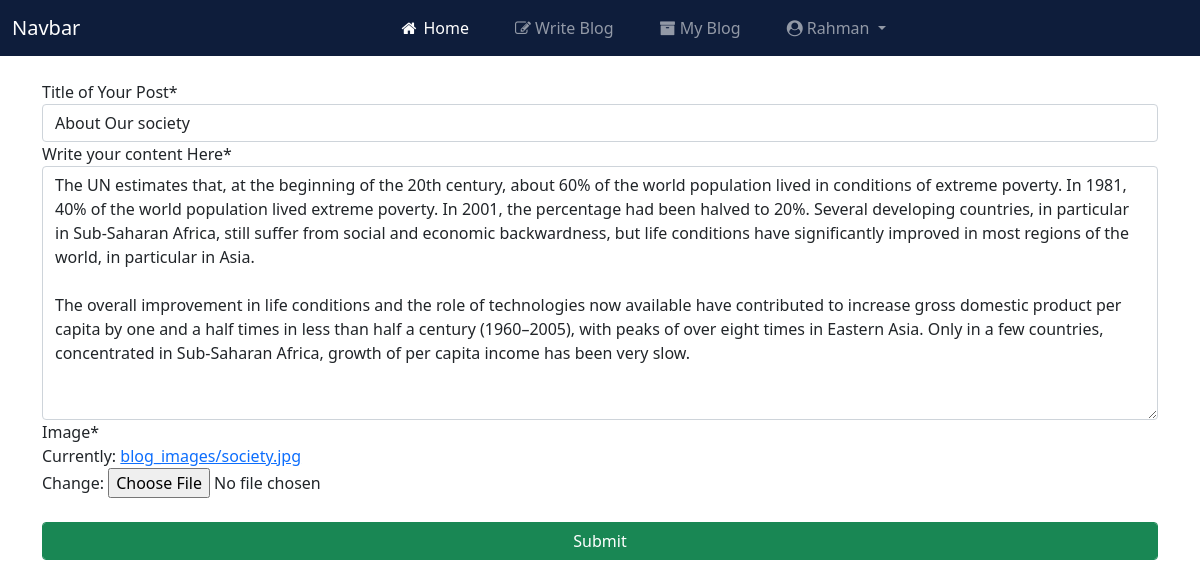
The app's page /blog/update_blog/1 (signed in) with its own data.
### blog_app/models.py (models this page shows, shortened)
class Blog(models.Model):
    author = models.ForeignKey(User, on_delete=models.CASCADE, related_name='post_author')
    title = models.CharField(max_length=255, verbose_name='Title of Your Post')
    slug = models.SlugField(max_length=255, unique=True, allow_unicode=True)
    content = models.TextField(verbose_name='Write your content Here')
    blog_image = models.ImageField(verbose_name='Image', upload_to='blog_images')
    publish_time = models.DateTimeField(auto_now_add=True)
    updated_date = models.DateTimeField(auto_now=True)

### blog_app/views.py (the view, shortened to what this page needs)
# urls.py: path('update_blog/<pk>', views.UpdateBlog.as_view(), name='update_blog'),
class UpdateBlog(LoginRequiredMixin, UpdateView):
    model = models.Blog
    fields = ('title','content','blog_image')
    template_name = "blog_app/update_blog.html"

### templates/blog_app/update_blog.html (shortened to what this page needs)
{% extends 'base.html' %}
{% load crispy_forms_tags %}
{% block body_block %}
    <form method="POST" enctype="multipart/form-data">
        {{ form|crispy }}
        <input type="submit" name="submit" class="btn btn-success form-control mt-4">
    </form>
{% endblock body_block %}

### templates/base.html (shortened to what this page needs)
<!doctype html>
<html lang="en">
  <head>
    <link href="https://cdn.jsdelivr.net/npm/bootstrap@5.0.0-beta3/dist/css/bootstrap.min.css" rel="stylesheet">
    <link rel="stylesheet" href="https://cdnjs.cloudflare.com/ajax/libs/font-awesome/4.7.0/css/font-awesome.min.css">
  </head>
  <body>
    <nav class="navbar navbar-expand-lg navbar-dark sticky-top" style="background: #0e1d3b;">
        <div class="container-fluid">
          <a class="navbar-brand" href="#">Navbar</a>
          <div class="collapse navbar-collapse" id="navbarNav">
            <ul class="navbar-nav mx-auto">
              <li class="nav-item" style="padding-right: 30px;">
                <a class="nav-link active" aria-current="page" href="{% url 'blog_app:blog_list' %}"><i class="fa fa-home fa-fw" aria-hidden="true"></i> Home</a>
              </li>
              {% if user.is_authenticated %}
              <li class="nav-item" style="padding-right: 30px;">
                <a class="nav-link" aria-current="page" href="{% url 'blog_app:create_blog' %}"><i class="fa fa-pencil-square-o" aria-hidden="true"></i> Write Blog</a>
              </li>
              <li class="nav-item" style="padding-right: 30px;">
                <a class="nav-link" aria-current="page" href="{% url 'blog_app:my_blog' %}"><i class="fa fa-archive" aria-hidden="true"></i> My Blog</a>
              </li>
              <li class="nav-item dropdown">
                <a class="nav-link dropdown-toggle" href="#" id="navbarDarkDropdownMenuLink" role="button" data-bs-toggle="dropdown" aria-expanded="false">
                  <i class="fa fa-user-circle" aria-hidden="true"></i> {{user.username}}
                </a>
              </li>
              {% endif %}
            </ul>
          </div>
        </div>
      </nav>
    <div class="container mt-4">
        {% block body_block %}
        {% endblock body_block %}
    </div>
  </body>
</html>

### records on screen
Blog: title "About Our society", content "The UN estimates that, at the beginning of the 20th century, about 60% of the world population lived in conditions of extreme poverty. In 1981, 40% of the world population lived extreme poverty. In 2001, the percentage had been halved to 20%. Several developing countries, in particular in Sub-Saharan Africa, still suffer from social and economic backwardness, but life conditions have significantly improved in most regions of the world, in particular in Asia. The overall improvement in life conditions and the role of technologies now available have contributed to increase gross domestic product per capita by one and a half times in less than half a century (1960–2005), with peaks of over…"

### other values on screen
{{ user.username }} "Rahman"
